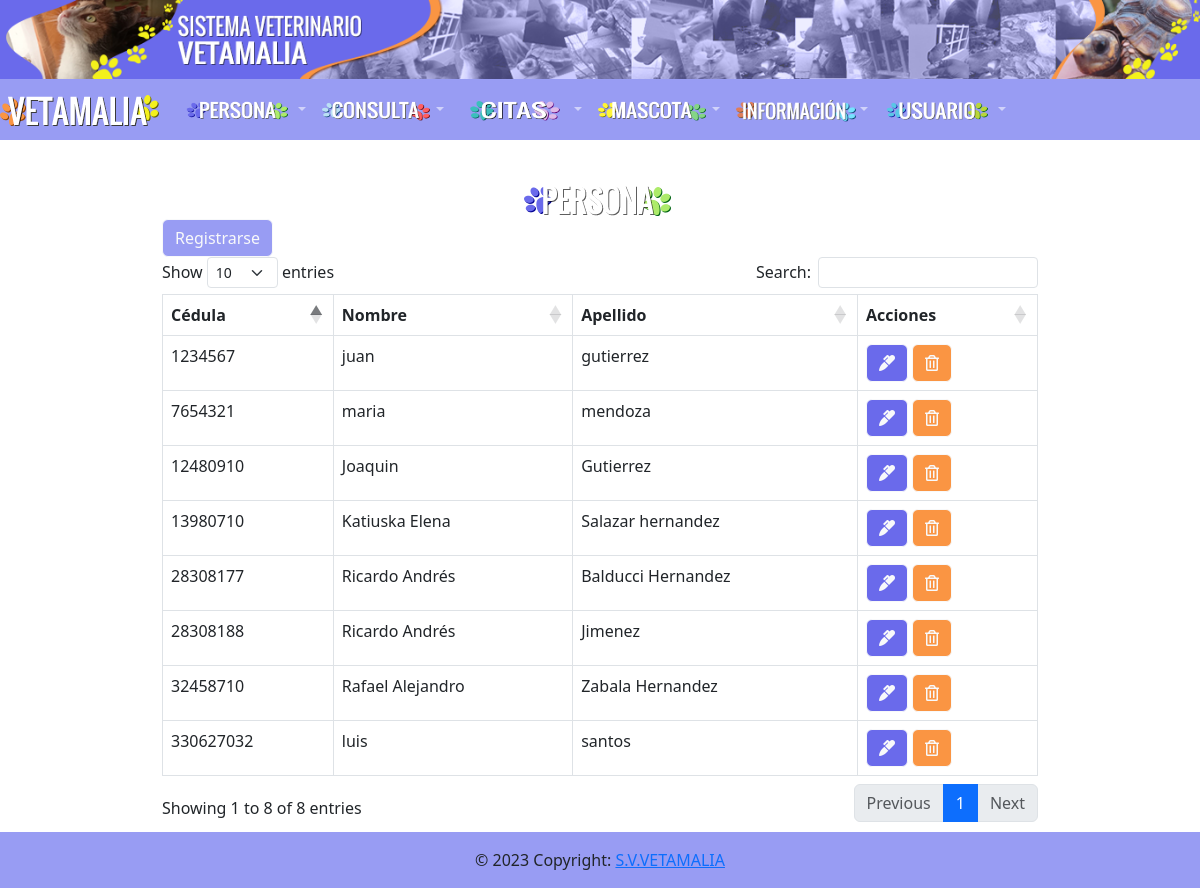
The page /persona/persona.php on the database its author committed.
### tables this page shows
CREATE TABLE `persona` (
  `cedula` int(11) NOT NULL,
  `nombre` varchar(50) NOT NULL,
  `apellido` varchar(50) NOT NULL
);

### persona/persona.php (the view, shortened to what this page needs)
<?php include("../database/db.php");?>
<?php include("../include/headers.php")?>
<div class="container p-4">
    <div class="row">
        <div class="col-md-10 mx-auto" style="width: 900px; margin-top: 20px !important; margin-bottom: 40px !important;">
            <img src="../img/Persona.png" class="rounded mx-auto d-block" width="160" height="35"></a>
            <a href="registrar.php" class="btn btn-outline-light" type="button" style="background-color: #989cf3">Registrarse</a>
            <table class="table table-bordered" id="example">
                <thead>
                    <tr>
                        <th>Cédula</th>
                        <th>Nombre</th>
                        <th>Apellido</th>
                        <th>Acciones</th>
                    </tr>
                </thead>
                <tbody>
                    <?php
                    $query = "SELECT * FROM persona";
                    $result = mysqli_query($conn,$query);
                    while($row =mysqli_fetch_array($result)) {?>
                        <tr>
                            <td><?php echo $row['cedula']?></td>
                            <td><?php echo $row['nombre']?></td>
                            <td><?php echo $row['apellido']?></td>
                            <td>
                                <a href="edit.php?id=<?php echo $row['cedula']?>" class="btn btn-outline-light" type="button" style="background-color: #6a6aeb"  onclick="return  ConfirmarEditar()">
                                    <i class="fas fa-marker"></i>
                                </a>
                                <a href="delete.php?id=<?php echo $row['cedula']?>" class="btn btn-outline-light" type="button" style="background-color: #fa9543" onclick="return ConfirmarEliminar()">
                                <i class="far fa-trash-alt"></i>
                                </a>
                            </td>
                        </tr>
                    <?php }?>
                </tbody>
            </table>
        </div>
    </div>
</div>
<?php include("../include/footer.php")?>

### rows shown on the page
persona: cedula "1234567", nombre "juan", apellido "gutierrez"
persona: cedula "7654321", nombre "maria", apellido "mendoza"
persona: cedula "12480910", nombre "Joaquin", apellido "Gutierrez"
persona: cedula "13980710", nombre "Katiuska Elena", apellido "Salazar hernandez"
persona: cedula "28308177", nombre "Ricardo Andrés", apellido "Balducci Hernandez"
persona: cedula "28308188", nombre "Ricardo Andrés", apellido "Jimenez"
persona: cedula "32458710", nombre "Rafael Alejandro", apellido "Zabala Hernandez"
persona: cedula "330627032", nombre "luis", apellido "santos"
